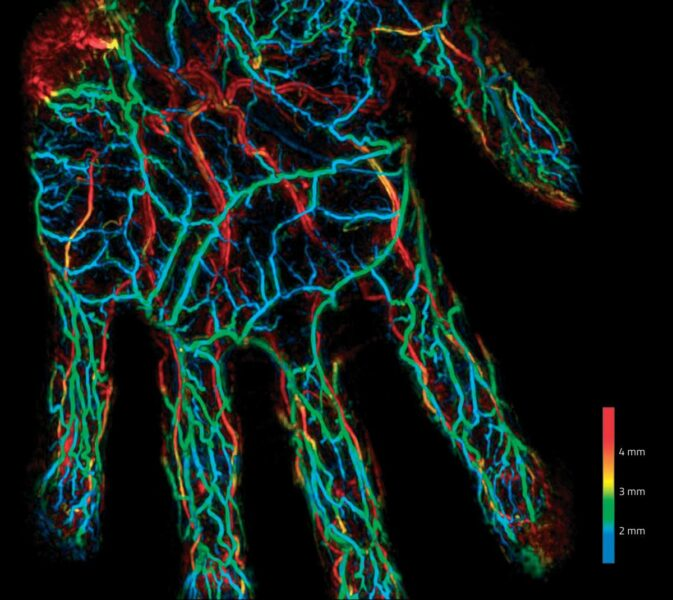
#> input picture 20220909_test01/photoacoustics_hand_vasculature.jpg, 673 x 600 px, given in place of the camera
$ python '0914 four try body detection.py'
#> lines starting #> are read from the running program, lines starting #| are printed output that depends on the picture; after the words box and inside, x2 and y2 are one past the last pixel; in counts of white or black regions, pixels touching at a corner belong together
#> in camera_control, frame is the input picture: shape (600, 673, 3); mean B, G, R 27, 30.8, 17.9
# 导入需要的包
import cv2
import os
import numpy as np


# 所以global 在python中都 必须这么
font = cv2.FONT_HERSHEY_SIMPLEX  # 正常大小无衬线字体
size = 0.5
fx = 10
fy = 355
fh = 18
# ROI框的显示位置
x0 = 150
y0 = 100
# 录制的手势图片大小
width = 300
height = 300
# 每个手势录制的样本数
numofsamples = 300
counter = 0  # 计数器，记录已经录制多少图片了
# 存储地址和初始文件夹名称
gesturename = ''
path = ''
# 标识符 bool类型用来表示某些需要不断变化的状态
binaryMode = False  # 是否将ROI显示为而至二值模式
saveImg = False  # 是否需要保存图片
camera_status = False;  # 摄像头初始状态为关闭


# 保存ROI图像
def saveROI(img):
    global path, counter, gesturename, saveImg
    if counter > numofsamples:
        # 恢复到初始值，以便后面继续录制手势
        saveImg = False
        gesturename = ''
        counter = 0
        return

    counter += 1
    name = gesturename + str(counter)  # 给录制的手势命名
    print("Saving img: ", name)
    cv2.imwrite(path + name + '.png', img)  # 写入文件
    time.sleep(0.05)

# 显示ROI为二值模式
def binaryMask(frame, x0, y0, width, height):

    # 显示方框
#> called with x0 = 150, y0 = 100, width = 300, height = 300
    cv2.rectangle(frame, (x0, y0), (x0 + width, y0 + height), (0, 255, 0))
#> frame: shape (600, 673, 3); mean B, G, R 26.9, 31.4, 17.8
    # 提取ROI像素 # 只针对在绿色框 rectangle中的图像， 边缘图像直接舍弃
    roi = frame[y0:y0 + height, x0:x0 + width]  #
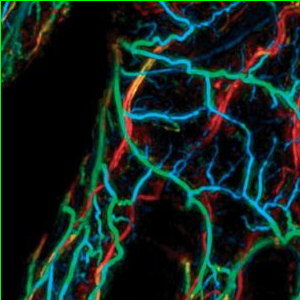
#> roi: shape (300, 300, 3); mean B, G, R 31.2, 35.9, 18.7

    # 高斯滤波处理
    gray = cv2.cvtColor(roi, cv2.COLOR_BGR2GRAY)
    # 高斯模糊 斯模糊本质上是低通滤波器，输出图像的每个像素点是原图像上对应像素点与周围像素点的加权和
    # 高斯矩阵的尺寸越大，标准差越大，处理过的图像模糊程度越大
    blur = cv2.GaussianBlur(gray, (5, 5), 2)  # 高斯模糊，给出高斯模糊矩阵和标准差
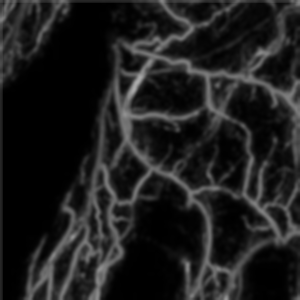
#> blur: shape (300, 300); min 0, max 171, mean 29.9

    # 当同一幅图像上的不同部分的具有不同亮度时。这种情况下我们需要采用自适应阈值
    # 参数： src 指原图像，原图像应该是灰度图。 x ：指当像素值高于（有时是小于）阈值时应该被赋予的新的像素值
    #  adaptive_method  指： CV_ADAPTIVE_THRESH_MEAN_C 或 CV_ADAPTIVE_THRESH_GAUSSIAN_C
    # block_size           指用来计算阈值的象素邻域大小: 3, 5, 7, ..
    #   param1           指与方法有关的参数    #
    th3 = cv2.adaptiveThreshold(blur, 255, cv2.ADAPTIVE_THRESH_GAUSSIAN_C, cv2.THRESH_BINARY_INV, 11, 2)
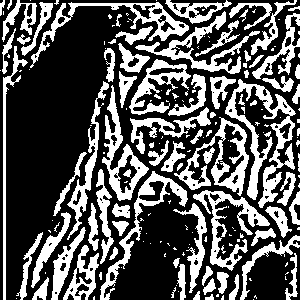
#> th3: shape (300, 300); 34.2% white; 184 white regions (104 under 20 px), largest, box (x1, y1, x2, y2) and area: (225, 79, 296, 208) 2574, (174, 117, 249, 196) 1698, (193, 190, 270, 271) 1540
    ret, res = cv2.threshold(th3, 70, 255, cv2.THRESH_BINARY_INV + cv2.THRESH_OTSU)  # ret还是bool类型
#> ret = 0

    "这里可以插入代码调用网络"
    # 二值化处理
    kernel = np.ones((3, 3), np.uint8)  # 设置卷积核
    erosion = cv2.erode(res, kernel)  # 腐蚀操作 开运算：先腐蚀后膨胀，去除孤立的小点，毛刺
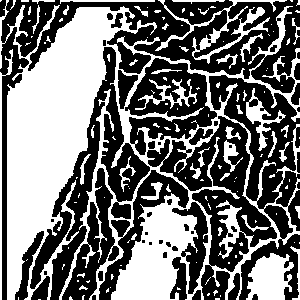
#> erosion: shape (300, 300); 44.8% white; 136 white regions (93 under 20 px), largest, box (x1, y1, x2, y2) and area: (0, 0, 300, 300) 32512, (246, 253, 294, 300) 1567, (155, 0, 287, 64) 1429
    cv2.imshow("erosion", erosion)

    dilation = cv2.dilate(erosion, kernel)  # 膨胀操作 闭运算：先膨胀后腐蚀，填平小孔，弥合小裂缝
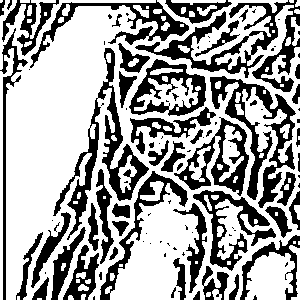
#> dilation: shape (300, 300); 63.9% white; 102 black regions (51 under 20 px), largest, box (x1, y1, x2, y2) and area: (135, 0, 300, 92) 3644, (53, 48, 149, 240) 3217, (210, 76, 296, 208) 3190
    cv2.imshow("dilation", dilation)
    # 轮廓提取
    binaryimg = cv2.Canny(res, 50, 200)  # 二值化，canny检测
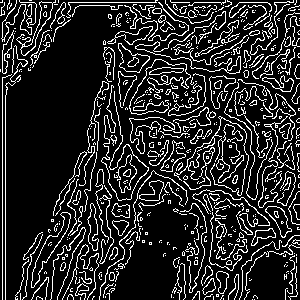
#> binaryimg: shape (300, 300); 15.9% white in thin lines or dots
    h = cv2.findContours(binaryimg, cv2.RETR_TREE, cv2.CHAIN_APPROX_NONE)  # 寻找轮廓
#> h = 580 contours, 496 with area under 20; largest, box (x1, y1, x2, y2) and area: (31, 212, 71, 288) 640, (31, 212, 71, 288) 614, (118, 43, 150, 73) 461, (118, 43, 150, 73) 444, (16, 0, 56, 56) 394
    contours = h[0]  # 提取轮廓
#> contours has the same summary as h
    ret = np.ones(res.shape, np.uint8)  # 创建黑色幕布
    cv2.drawContours(ret, contours, -1, (255, 255, 255), 1)  # 绘制白色轮廓
#> ret: shape (300, 300); values 1 (black) and 255 (white), 15.9% white in thin lines or dots
    cv2.imshow("ret", ret)

    # 保存手势
    if saveImg == True and binaryMode == True:
        saveROI(res)
    elif saveImg == True and binaryMode == False:
        saveROI(roi)
    return res

def camera_control(openornot):

    global  x0,y0,width,height,numofsamples,gesturename,path;
    global   binaryMode, saveImg, camera_status;

    while (openornot == True):

        # 读帧
        ret, frame = cap.read()  # 返回的第一个参数为bool类型，用来表示是否读取到帧，如果为False说明已经读到最后一帧。frame为读取到的帧图片
        # 图像翻转（如果没有这一步，视频显示的刚好和我们左右对称）
        frame = cv2.flip(frame, 2)  # 第二个参数大于0：就表示是沿y轴翻转
        # 显示ROI区域 # 调用函数
        roi = binaryMask(frame, x0, y0, width, height)

        # 显示提示语
        cv2.putText(frame, "Option: ", (fx, fy), font, size, (0, 255, 0))  # 标注字体
#> frame: shape (600, 673, 3); mean B, G, R 26.9, 31.5, 17.8
        cv2.putText(frame, "b-'Binary mode'/ r- 'RGB mode' ", (fx, fy + fh), font, size, (0, 255, 0))  # 标注字体
        cv2.putText(frame, "s-'new gestures(twice)'", (fx, fy + 2 * fh), font, size, (0, 255, 0))  # 标注字体
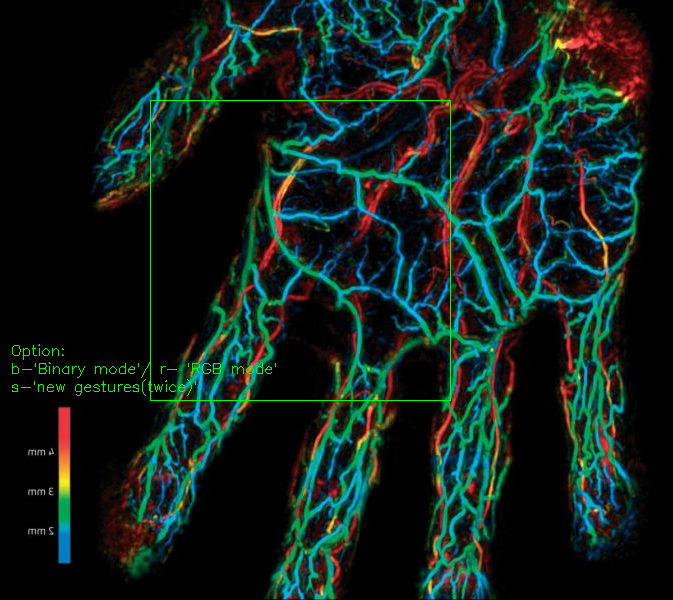
#> frame: shape (600, 673, 3); mean B, G, R 26.9, 32, 17.8
        cv2.putText(frame, "q-'quit'", (fx, fy + 3 * fh), font, size, (0, 255, 0))  # 标注字体
#> frame: shape (600, 673, 3); 0.03% of pixels changed, all inside (x1, y1, x2, y2) = (12, 398, 69, 414)

        key = cv2.waitKey(1) & 0xFF  # 等待键盘输入，
#> (key q is pressed here)

        if key == ord('b'):  # 将ROI显示为二值模式
            # binaryMode = not binaryMode
            binaryMode = True
            print("Binary Threshold filter active")
        elif key == ord('r'):  # RGB模式
            binaryMode = False

            if key == ord('i'):  # 调整ROI框
                y0 = y0 - 5
        elif key == ord('k'):
            y0 = y0 + 5
        elif key == ord('j'):
            x0 = x0 - 5
        elif key == ord('l'):
            x0 = x0 + 5

        if key == ord('q'):
            break

        if key == ord('s'):
            """录制新的手势（训练集）"""
            # saveImg = not saveImg # True
            if gesturename != '':  #
                saveImg = True
            else:
                print("Enter a gesture group name first, by enter press 'n'! ")
                saveImg = False
        elif key == ord('n'):
            # 开始录制新手势
            # 首先输入文件夹名字
            gesturename = (input("enter the gesture folder name: "))
            os.makedirs(gesturename)

            path = "./" + gesturename + "/"  # 生成文件夹的地址  用来存放录制的手势

        # 展示处理之后的视频帧
        cv2.imshow('frame', frame)
        if (binaryMode):
            cv2.imshow('ROI', roi)
        else:
            cv2.imshow("ROI", frame[y0:y0 + height, x0:x0 + width])

    # 最后记得释放捕捉
    cap.release()
    cv2.destroyAllWindows()

if __name__ == '__main__':
    # 创建一个视频捕捉对象

    cap = cv2.VideoCapture(0)  # 0为（笔记本）内置摄像头
    camera_status = cap.isOpened() #检测摄像头是否开启
    camera_control(camera_status);
